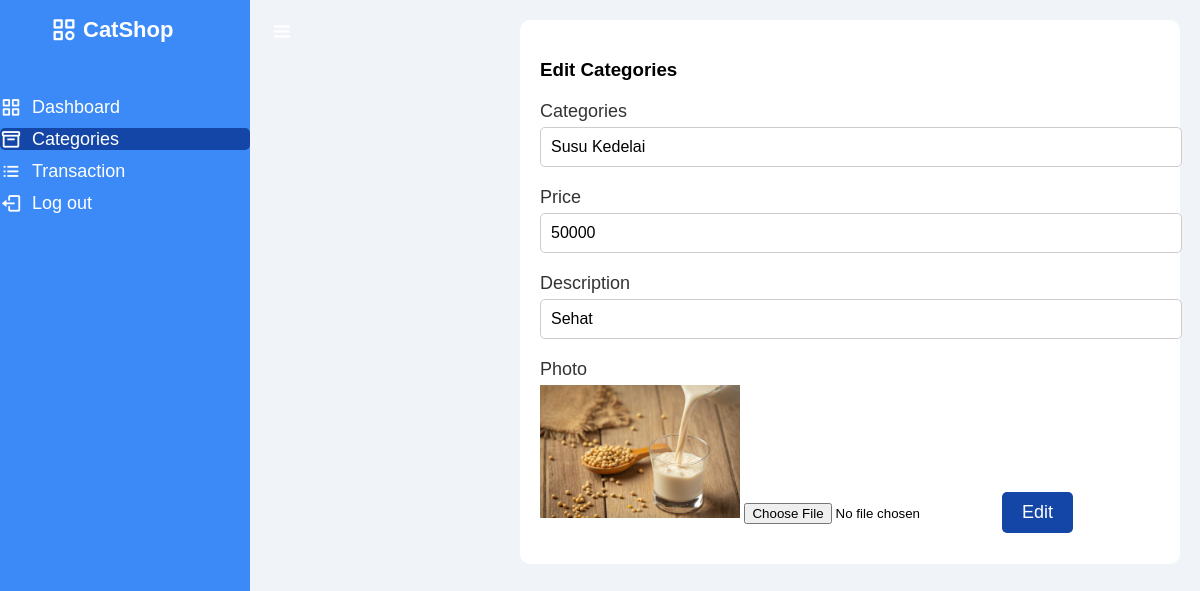
The app's page /categories/categories-edit.php?id=6 (signed in) with its own data.
### tables this page shows
CREATE TABLE `tb_categories` (
  `id` int NOT NULL,
  `photo` varchar(50) NOT NULL,
  `categories` varchar(50) NOT NULL,
  `price` int NOT NULL,
  `description` text NOT NULL
);

### categories/categories-edit.php (the view, shortened to what this page needs)
<?php
include '../koneksi.php';
$id = $_GET['id'];
$sql = "SELECT * FROM tb_categories WHERE id = '$id'";
$result = mysqli_query($koneksi, $sql);
$data = mysqli_fetch_assoc($result);
?>
<!DOCTYPE html>
<html lang="en">
<head>
    <link rel="stylesheet" href="../css/admin.css" />
    <link href="https://unpkg.com/boxicons@2.0.7/css/boxicons.min.css" rel="stylesheet" />
</head>
<body>
    <div class="sidebar">
        <div class="logo-details">
            <i class="bx bx-category"></i>
            <span class="logo_name">CatShop</span>
        </div>
        <ul class="nav-links">
            <li><a href="../admin.php"><i class="bx bx-grid-alt"></i><span class="links_name">Dashboard</span></a></li>
            <li><a href="categories.php" class="active"><i class="bx bx-box"></i><span
                        class="links_name">Categories</span></a></li>
            <li><a href="../transaction/transaction.php"><i class="bx bx-list-ul"></i><span
                        class="links_name">Transaction</span></a></li>
            <li><a href="../logout.php"><i class="bx bx-log-out"></i><span class="links_name">Log out</span></a></li>
        </ul>
    </div>
    <section class="home-section">
        <nav>
            <div class="sidebar-button"><i class="bx bx-menu sidebarBtn"></i></div>
            <div class="profile-details"><span class="admin_name">Catshop Admin</span></div>
        </nav>
        <div class="home-content">
            <h3>Edit Categories</h3>
            <div class="form-login">
                <form action="categories-proses.php" method="post" enctype="multipart/form-data">
                    <label for="categories">Categories</label>
                    <input class="input" type="text" name="categories" id="categories" placeholder="Categories"
                        value="<?= $data['categories'] ?>" />
                    <label for="price">Price</label>
                    <input class="input" type="text" name="price" id="price" placeholder="Price"
                        value="<?= $data['price']?>" />
                    <label for="description">Description</label>
                    <input class="input" type="text" name="description" id="description" placeholder="Description"
                        value="<?= $data['description']?>" />
                    <label for="photo">Photo</label>
                    <img src="../img_categories/<?= $data['photo'] ?>" alt="" width="200px">
                    <input type="file" name="photo" id="photo" style="margin-bottom: 20px" />
                    <button type="submit" class="btn btn-simpan" name="edit">Edit</button>
                </form>
            </div>
        </div>
    </section>
</body>
</html>

### css/admin.css (style rules this page uses)
body { font-family: Arial, sans-serif; margin: 0; padding: 0; background-color: #f0f4f8; }
.sidebar { position: fixed; top: 0; left: 0; width: 250px; height: 100%; background-color: #3b8af7; transition: all 0.3s ease; z-index: 999; overflow-y: auto; }
.logo-details { display: flex; height: 60px; align-items: center; padding: 0 50px; color: #fff; font-weight: 700; font-size: 20px; }
.logo-details i { font-size: 28px; margin-right: 5px; }
.logo-details .logo_name { font-size: 22px; }
.nav-links { padding: 20px 0; list-style: none; }
.nav-links li { margin-bottom: 10px; }
.nav-links a { display: flex; align-items: center; text-decoration: none; color: #fff; transition: all 0.3s ease; }
.nav-links a.active, .nav-links a:hover { background-color: #1346a6; border-radius: 5px; }
.nav-links a i { font-size: 22px; margin-right: 10px; }
.nav-links .links_name { font-size: 18px; }
.home-section { position: relative; margin-left: 250px; padding: 20px 20px 20px 270px; }
.sidebar-button { position: absolute; top: 20px; left: 20px; font-size: 24px; cursor: pointer; color: #fff; z-index: 999; }
.profile-details { position: absolute; top: 20px; right: 20px; font-size: 18px; color: #fff; }
.home-content { background-color: #fff; padding: 20px; border-radius: 10px; }
.form-login { margin-top: 20px; }
.form-login label { display: block; margin-bottom: 5px; font-size: 18px; color: #333; }
.form-login .input { width: 100%; padding: 10px; margin-bottom: 20px; border: 1px solid #ccc; border-radius: 5px; font-size: 16px; }
.form-login .btn { background-color: #1346a6; color: #fff; padding: 10px 20px; border: none; border-radius: 5px; cursor: pointer; font-size: 18px; transition: background-color 0.3s ease; }

### records on screen
tb_categories: categories "Susu Kedelai", price "50000", description "Sehat", photo (picture)
